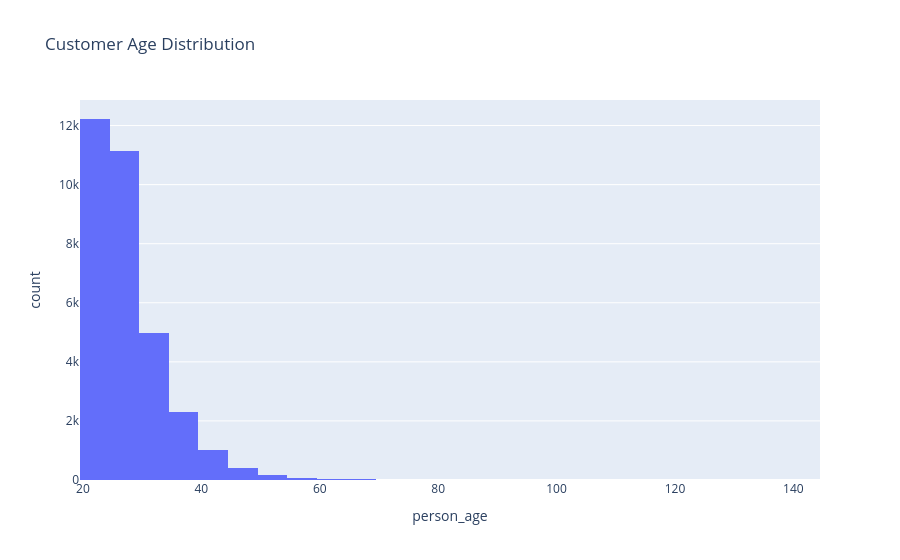

The cell this chart's notebook holds for it:
### Code cell
fig = px.histogram(
    df,
    x="person_age",
    nbins=30,
    title="Customer Age Distribution"
)

fig.show()

### Figure 1 — Plotly figure (JSON) as saved in the notebook; plotly's stock layout.template omitted (floating-point values rounded to 4 significant figures; data arrays with more than 128 entries replaced by an {"elided": "..."} marker saying what was removed)
{"data": [{"bingroup": "x", "hovertemplate": "person_age=%{x}<br>count=%{y}<extra></extra>", "legendgroup": "", "marker": {"color": "#636efa", "pattern": {"shape": ""}}, "name": "", "nbinsx": 30, "orientation": "v", "showlegend": false, "type": "histogram", "x": {"elided": "32416 int values"}, "xaxis": "x", "yaxis": "y"}], "layout": {"barmode": "relative", "legend": {"tracegroupgap": 0}, "title": {"text": "Customer Age Distribution"}, "xaxis": {"anchor": "y", "domain": [0, 1], "title": {"text": "person_age"}}, "yaxis": {"anchor": "x", "domain": [0, 1], "title": {"text": "count"}}}}
